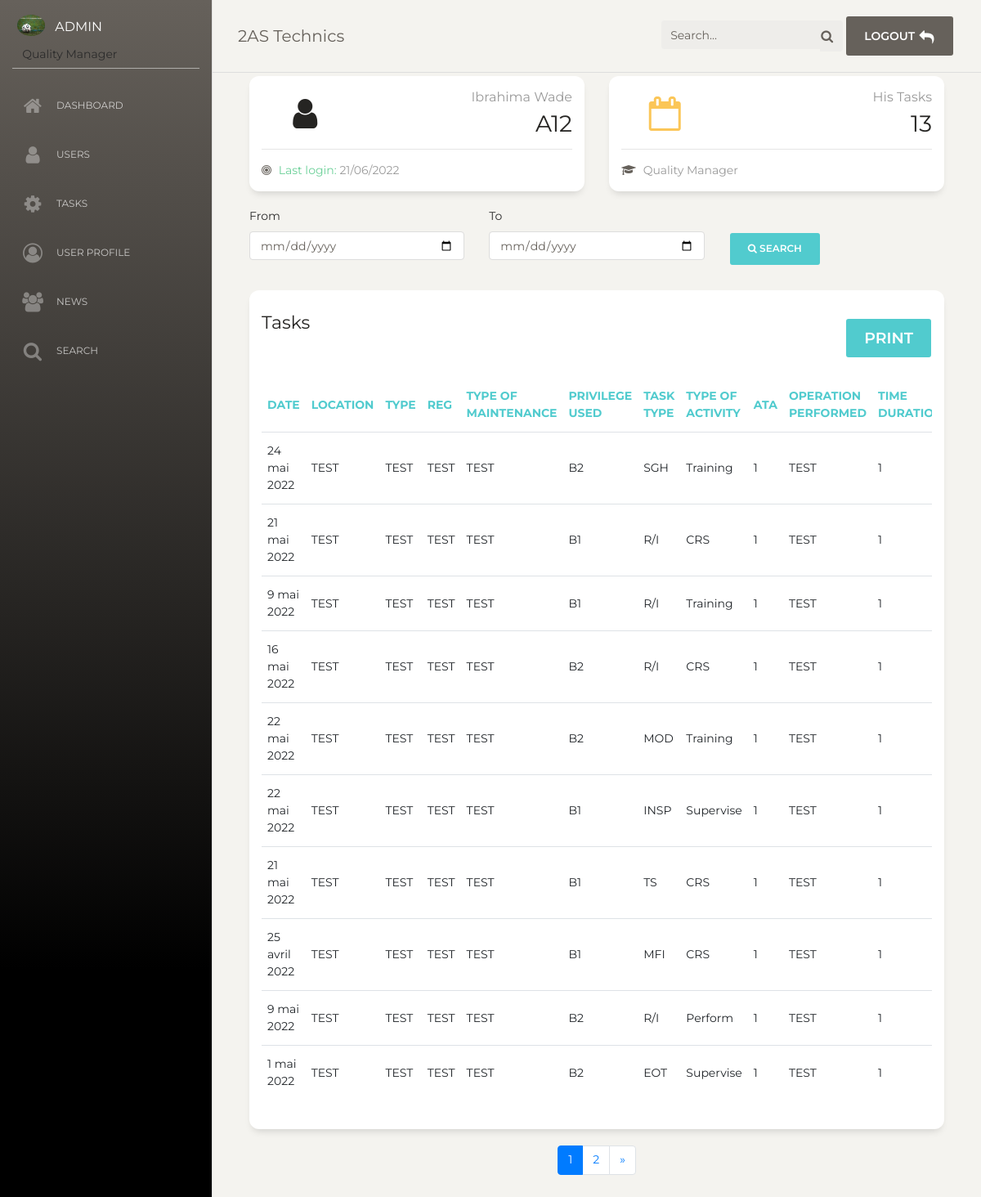
The app's page /users/1 (signed in) with its own data.
### comptes/models.py (models this page shows, shortened)
class Profil(models.Model):
    typecompte = (
        ('LM Manager','lm manager'),
        ('LM Engineer','lm engineer'),
        ('Quality Manager','quality manager'),
        ('Assistant Engineer','assistant engineer'),
    )
    user = models.ForeignKey(User,on_delete=models.CASCADE)
    image = models.ImageField(upload_to="users_profils/",null=True,blank=True)
    bio = models.TextField(null=True)
    licensenumber = models.CharField(max_length=300,null=True)
    dateofbirth = models.DateField(null=True)
    placeofbirth = models.CharField(max_length=300,null=True)
    address = models.CharField(max_length=300,null=True)
    profile = models.CharField(max_length=18,choices=typecompte)

### maintenance/models.py (models this page shows, shortened)
class maintenance(models.Model):
    privilegechoices = (
        ("B1","b1"),
        ("B2","b2")
    )
    date = models.DateField()
    location = models.CharField(max_length=300)
    actype = models.CharField(max_length=300)
    acregistration = models.CharField(max_length=250)
    typemaintenance = models.CharField(max_length=300)
    privilege = models.CharField(max_length=2,choices=privilegechoices,null=True)
    tasktype = models.ManyToManyField(TypeTasks,related_name="typetask",blank=True)
    activitytype = models.ManyToManyField(TypeActivities,related_name="typeact",blank=True)
    ata = models.IntegerField()
    operation = models.CharField(max_length=300)
    time = models.IntegerField()
    maintenanceref = models.CharField(max_length=300)
    remark = models.TextField(null=True)
    technicalrecorder = models.ForeignKey(User,on_delete=models.CASCADE)

class TypeTasks(models.Model):
    typetasks = (
        ('EOT','eot'),
        ('SGH','sgh'),
        ('R/I','r/i'),
        ('MFI','mfi'),
        ('TS','ts'),
        ('MOD','mod'),
        ('REP','rep'),
        ('INSP','isnp'),
        ('FOT','fot'),
        ('MEL','mel'),
    )
    singletask = models.CharField(max_length=100,choices=typetasks)
    def __str__(self):
        return self.singletask

class TypeActivities(models.Model):
    typeactivities = (
        ('Training','training'),
        ('Perform','perform'),
        ('Supervise','supervise'),
        ('CRS','crs')
    )
    singleactivity = models.CharField(max_length=15,choices=typeactivities)
    def __str__(self):
        return self.singleactivity

### maintenance/views.py (the view, shortened to what this page needs)
# urls.py: path('users/<int:id>',views.single_user,name="single_user"),
@login_required
def single_user(request,id):
    query = request.GET.get('q')
    single_profil = get_object_or_404(Profil,id=id)
    user = single_profil.user
    tasks_all = maintenance.objects.filter(technicalrecorder=user)
    tasks_list = maintenance.objects.filter(technicalrecorder=user).order_by('-id')
    datefrom = request.GET.get('from')
    dateto = request.GET.get('to')
    if dateto and datefrom:
        tasks_list = maintenance.objects.filter(date__lte=dateto,date__gte=datefrom,technicalrecorder=user)
    paginator = Paginator(tasks_list,10)
    page = request.GET.get('page')
    try:
        tasks = paginator.page(page)
    except PageNotAnInteger:
        tasks = paginator.page(1)
    except EmptyPage:
        tasks = paginator.page(paginator.num_pages)
    if page is None:
        start_index = 0
        end_index = 15
    else:
        (start_index, end_index) = proper_paginator(tasks, index=8)
    page_range = list(paginator.page_range)[start_index:end_index]
    adminSite = False
    profil = get_object_or_404(Profil,user=request.user)
    if profil.profile == "Quality Manager":
        adminSite = True
    context = {
        'adminSite':adminSite,
        'tasks':tasks,
        'profil':profil,
        'user':user,
        'page_range':page_range,
        'tasks_all':tasks_all,
        'single_profil':single_profil,
    }
    return render(request,'maintenance/single-user.html',context)

### comptes/templates/maintenance/single-user.html (shortened to what this page needs)
{% extends 'maintenance/base.html' %}
{% block content %}
<div class="container">
  <div class="row">
    <div class="col-lg-6 col-md-6 col-sm-6">
      <div class="card card-stats">
        <div class="card-body ">
          <div class="row">
            <div class="col-5 col-md-4">
              <div class="icon-big text-center icon-warning">
                <i class="fa fa-user"></i>
              </div>
            </div>
            <div class="col-7 col-md-8">
              <div class="numbers">
                <p class="card-category">{{user.first_name}} {{user.last_name}}</p>
                <p class="card-title">{{ single_profil.licensenumber }}
              </div>
            </div>
          </div>
        </div>
        <div class="card-footer ">
          <hr>
          <div class="stats">
            <span class="text-success"><i class="fa fa-bullseye" aria-hidden="true">
              </i> Last login: </span> {{user.last_login|date:'d/m/Y'}}
          </div>
        </div>
      </div>
    </div>
    <div class="col-lg-6 col-md-6 col-sm-6">
      <div class="card card-stats">
        <div class="card-body ">
          <div class="row">
            <div class="col-5 col-md-4">
              <div class="icon-big text-center icon-warning">
                <i class="fa fa-calendar-o text-warning"></i>
              </div>
            </div>
            <div class="col-7 col-md-8">
              <div class="numbers">
                <p class="card-category">His tasks</p>
                <p class="card-title">{{ tasks_all|length }}
              </div>
            </div>
          </div>
        </div>
        <div class="card-footer ">
          <hr>
          <div class="stats">
            <i class="fa fa-graduation-cap"></i> {{single_profil.profile}}
          </div>
        </div>
      </div>
    </div>
  </div>
</div>
<div class="container">
  <form method="GET">
    <div class="row">
      <div class="col">
        <label>From</label><br>
        <input type="date" class="form-control" placeholder="From" name="from">
      </div>
      <div class="col">
        <label>To</label><br>
        <input type="date" class="form-control" placeholder="To" name="to">
      </div>
      <div class="col">
        <br>
        <button type="submit" class="btn btn-primary"><i class="fa fa-search"></i> search</button>
      </div>
    </div><br>
  </form>
</div>
<div class="container">
  <div class="row">
    <div class="col-md-12">
      <div class="card">
        <div class="card-header">
          <h5 class="card-title"> Tasks
            <a href="{% url 'printtasks' user.id %}" target="_blank" class="btn btn-primary float-right">
              Print
            </a>
          </h5>
        </div>
        <div class="card-body">
          <div class="table-responsive">
            <table class="table">
              <thead class="text-primary">
                <th>
                  Date
                </th>
                <th>
                  Location
                </th>
                <th>
                  Type
                </th>
                <th>
                  Reg
                </th>
                <th>Type of maintenance</th>
                <th>Privilege used</th>
                <th>Task Type</th>
                <th>Type of activity</th>
                <th>ATA</th>
                <th>Operation performed</th>
                <th>Time Duration</th>
              </thead>
              <tbody>
                {% for t in tasks %}
                <tr>
                  <td>
                    {{t.date}}
                  </td>
                  <td>
                    {{t.location}}
                  </td>
                  <td>
                    {{t.actype}}
                  </td>
                  <td>
                    {{t.acregistration}}
                  </td>
                  <td>
                    {{t.typemaintenance}}
                  </td>
                  <td>
                    {{t.privilege}}
                  </td>
                  <td>
                    {% for tp in t.tasktype.all %}{{tp}}<br />{% endfor %}
                  </td>
                  <td>
                    {% for ta in t.activitytype.all %}{{ta}}<br />{% endfor %}
                  </td>
                  <td>
                    {{t.ata}}
                  </td>
                  <td>
                    {{t.operation}}
                  </td>
                  <td>
                    {{t.time}}
                  </td>
                </tr>
                {% endfor %}
              </tbody>
            </table>
          </div>
        </div>
      </div>
    </div>
  </div>
</div>
<nav aria-label="Page navigation example mt-2">
  <ul class="pagination justify-content-center">
    {% for t in page_range %}
    {% if tasks.number == t %}
    <li class="page-item active"><a class="page-link" href="?page={{t}}">{{t}}</a></li>
    {% else %}
    <li class="page-item"><a class="page-link" href="?page={{t}}">{{t}}</a></li>
    {% endif %}
    {% endfor %}
    {% if tasks.has_next %}
    <li class="page-item"><a class="page-link" href="?page={{ tasks.next_page_number }}">&raquo;</a></li>
    {% endif %}
  </ul>
</nav>
{% endblock content %}

### comptes/templates/maintenance/base.html (shortened to what this page needs)
<!DOCTYPE html>
{% load static %}
<html lang="en">
<head>
  <link href="https://maxcdn.bootstrapcdn.com/font-awesome/latest/css/font-awesome.min.css" rel="stylesheet">
  <link href="{% static 'bootstrap/css/bootstrap.min.css'%}" rel="stylesheet" />
  <link href="{% static 'bootstrap/css/paper-dashboard.css' %}" rel="stylesheet" />
</head>
<body class="">
  <div class="wrapper ">
  {% if adminSite %}
    <div class="sidebar" data-color="blue" data-active-color="danger">
  {% else %}
    <div class="sidebar" data-color="white" data-active-color="primary">
  {% endif %}
      <div class="logo">
        <a href="{% url 'user_profil' %}" class="simple-text logo-mini">
          <div class="logo-image-small">
          {% if profil.image %}
            <img src="{{ profil.image.url }}" class="rounded-circle">
          {% else %}
            <img src="{% static 'images/default_avatar.png' %}" class="rounded-circle">
          {% endif %}
          </div>
        </a>
        <a href="{% url 'user_profil' %}" class="simple-text logo-normal">
          {{ request.user }}
        </a>
        <span class="mx-3">{{ profil.profile }}</span>
      </div>
      <div class="sidebar-wrapper">
        <ul class="nav">
        {% if adminSite %}
          <li>
            <a href="{% url 'home' %}">
              <i class="fa fa-home"></i>
              <p>Dashboard</p>
            </a>
          </li>
        {% endif %}
        {% if adminSite %}
          <li>
            <a href="{% url 'users' %}">
              <i class="fa fa-user"></i>
              <p>Users</p>
            </a>
          </li>
        {% endif %}
        {% if adminSite %}
          <li>
            <a href="{% url 'manage' %}">
              <i class="fa fa-cog"></i>
              <p>Tasks</p>
            </a>
          </li>
        {% endif %}
          <li>
            <a href="{% url 'user_profil' %}">
              <i class="fa fa-user-circle-o"></i>
              <p>User Profile</p>
            </a>
          </li>
          <li>
            <a href="{% url 'news' %}">
              <i class="fa fa-group"></i>
              <p>News</p>
            </a>
          </li>
          <li>
            <a href="{% url 'users_bis' %}">
              <i class="fa fa-search"></i>
              <p>Search</p>
            </a>
          </li>
        </ul>
      </div>
    </div>
    <div class="main-panel">
      <nav class="navbar navbar-expand-lg navbar-absolute fixed-top navbar-transparent">
        <div class="container-fluid">
          <div class="navbar-wrapper">
            <a class="navbar-brand" href="{% url 'home' %}">2AS Technics</a>
          </div>
          <div class="collapse navbar-collapse justify-content-end" id="navigation">
            <form method="GET">
              <div class="input-group no-border">
                <input type="text" class="form-control" placeholder="Search..." name="q">
                <div class="input-group-append">
                  <div class="input-group-text">
                    <i class="fa fa-search"></i>
                  </div>
                </div>
              </div>
            </form>
            <ul class="navbar-nav">
              <li class="nav-item">
              {% if adminSite %}
                <a class="nav-link btn btn-blue" href="{% url 'deconnexion' %}">
              {% else %}
                <a class="nav-link btn btn-primary" href="{% url 'deconnexion' %}">
              {% endif %}
                  <span>logout</span>
                  <i class="fa fa-reply"></i>
                </a>
              </li>
            </ul>
          </div>
        </div>
      </nav>
      <div class="content">
        {% block content %}
        {% endblock content %}
      </div>
  </div>
  </div>
</body>
</html>

### records on screen
Profil: image (picture), profile "Quality Manager", licensenumber "A12"
maintenance: date "24 mai 2022", location "TEST", actype "TEST", acregistration "TEST", typemaintenance "TEST", privilege "B2", ata "1", operation "TEST", time "1"
TypeTasks: singletask "SGH"
TypeActivities: singleactivity "Training"
maintenance: date "21 mai 2022", location "TEST", actype "TEST", acregistration "TEST", typemaintenance "TEST", privilege "B1", ata "1", operation "TEST", time "1"
TypeTasks: singletask "R/I"
TypeActivities: singleactivity "CRS"
maintenance: date "9 mai 2022", location "TEST", actype "TEST", acregistration "TEST", typemaintenance "TEST", privilege "B1", ata "1", operation "TEST", time "1"
maintenance: date "16 mai 2022", location "TEST", actype "TEST", acregistration "TEST", typemaintenance "TEST", privilege "B2", ata "1", operation "TEST", time "1"
maintenance: date "22 mai 2022", location "TEST", actype "TEST", acregistration "TEST", typemaintenance "TEST", privilege "B2", ata "1", operation "TEST", time "1"
TypeTasks: singletask "MOD"
maintenance: date "22 mai 2022", location "TEST", actype "TEST", acregistration "TEST", typemaintenance "TEST", privilege "B1", ata "1", operation "TEST", time "1"
TypeTasks: singletask "INSP"
TypeActivities: singleactivity "Supervise"
maintenance: date "21 mai 2022", location "TEST", actype "TEST", acregistration "TEST", typemaintenance "TEST", privilege "B1", ata "1", operation "TEST", time "1"
TypeTasks: singletask "TS"
maintenance: date "25 avril 2022", location "TEST", actype "TEST", acregistration "TEST", typemaintenance "TEST", privilege "B1", ata "1", operation "TEST", time "1"
TypeTasks: singletask "MFI"
maintenance: date "9 mai 2022", location "TEST", actype "TEST", acregistration "TEST", typemaintenance "TEST", privilege "B2", ata "1", operation "TEST", time "1"
TypeActivities: singleactivity "Perform"
maintenance: date "1 mai 2022", location "TEST", actype "TEST", acregistration "TEST", typemaintenance "TEST", privilege "B2", ata "1", operation "TEST", time "1"
TypeTasks: singletask "EOT"

### other values on screen
{{ request.user }} "ADMIN"
{{ user.first_name }} "Ibrahima"
{{ user.last_name }} "Wade"
{{ user.last_login|date:'d/m/Y' }} "21/06/2022"
{{ tasks_all|length }} "13"
{{ t }} "1"
{{ t }} "2"
